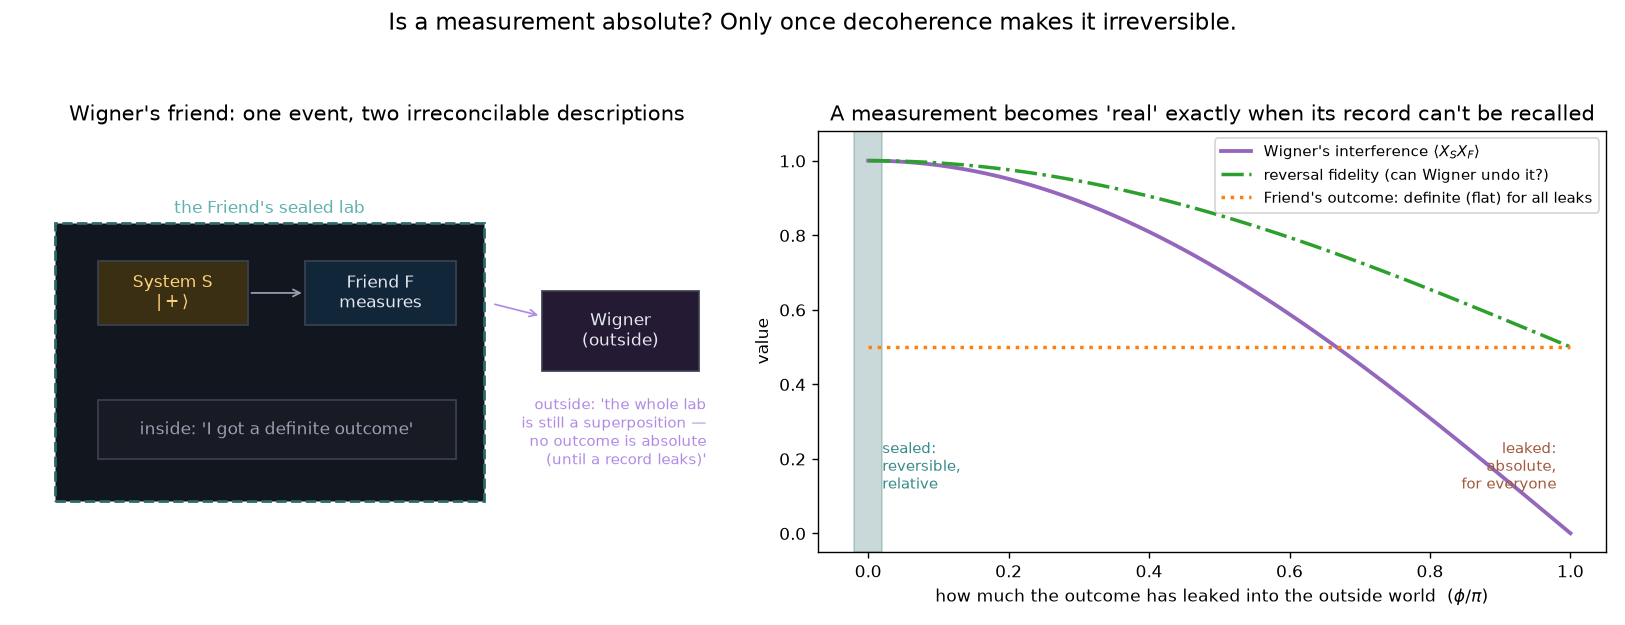

The script that saved this image:
"""
Experiment 9 — Wigner's friend: is a measurement absolute, or relative to the observer?
The capstone of the measurement-problem thread (Wigner 1961; extended/reversible
version tested with photons by Proietti et al. 2019).

Three qubits: S = system, F = the Friend (sealed in an isolated lab), E = the
outside environment that a record could leak into.

  1. System starts in |+> = (|0>+|1>)/sqrt2.
  2. The Friend MEASURES S = a CNOT(S -> F).  From INSIDE, the Friend now holds a
     definite outcome.  From OUTSIDE, the sealed lab is one big superposition:
     (|0>_S|0>_F + |1>_S|1>_F)/sqrt2 -- a "measurement" that is still unitary.
  3. A leak of strength phi entangles the outcome with E (controlled rotation
     S -> E): <e0|e1> = cos(phi/2).  phi=0 sealed lab; phi=pi record fully escaped.

Two viewpoints, both computed exactly:
  FRIEND: reduced state of S is ALWAYS I/2 (diagonal, 50/50) -- from the Friend's
          side an outcome definitely happened, for every phi.
  WIGNER: treats S+F as one quantum object and runs an interference test
          <X_S X_F>.  On the sealed pure state it reads 1 (a superposition, NO
          absolute outcome yet); it falls as cos(phi/2) as the record leaks.
  REVERSIBILITY: with phi=0 Wigner can UNDO the Friend's measurement (reverse
          CNOT) -> S back to |+>, Friend's memory blanked (fidelity 1). Once the
          record has leaked (phi>0) the undo fails -> the outcome becomes absolute.

Punchline: "did a measurement happen?" has no observer-independent answer until a
record has irreversibly leaked. Measurement is relative; decoherence is what makes
it absolute -- the same reversibility boundary from experiments 2 & 6, now aimed
straight at the measurement problem.
"""
import numpy as np
import matplotlib
matplotlib.use("Agg")
import matplotlib.pyplot as plt

# ---- 3-qubit machinery, amplitudes ordered |S F E> ----
I2 = np.eye(2); X = np.array([[0, 1.], [1, 0]])
def kron3(a, b, c): return np.kron(a, np.kron(b, c))
def cnot(ctrl, tgt):
    G = np.zeros((8, 8))
    for s in range(8):
        b = [(s >> 2) & 1, (s >> 1) & 1, s & 1]
        if b[ctrl]: b[tgt] ^= 1
        G[(b[0] << 2) | (b[1] << 1) | b[2], s] = 1
    return G
def crot(ctrl, tgt, phi):
    """controlled Ry(phi): rotate tgt by phi iff ctrl=1."""
    c, s = np.cos(phi/2), np.sin(phi/2)
    G = np.zeros((8, 8))
    for st in range(8):
        b = [(st >> 2) & 1, (st >> 1) & 1, st & 1]
        if not b[ctrl]:
            G[st, st] = 1
        else:
            for t in (0, 1):
                bb = b.copy(); bb[tgt] = t
                j = (bb[0] << 2) | (bb[1] << 1) | bb[2]
                G[j, st] += (c if t == b[tgt] else (s if t > b[tgt] else -s))
    return G

CNOT_SF = cnot(0, 1)
XSXF = kron3(X, X, I2)

def reduced(psi, keep):
    """reduced density matrix over the qubits in `keep` (subset of {0,1,2})."""
    T = psi.reshape(2, 2, 2)
    rest = [q for q in range(3) if q not in keep]
    A = np.transpose(T, keep + rest).reshape(2**len(keep), -1)
    return A @ A.conj().T

phis = np.linspace(0, np.pi, 61)
Vwig, Sdef, Frev = [], [], []
plus = np.array([1, 1.])/np.sqrt(2)
for phi in phis:
    psi = kron3(plus, np.array([1., 0]), np.array([1., 0]))     # |+>|0>|0>
    psi = CNOT_SF @ psi                                          # Friend measures
    psi = crot(0, 2, phi) @ psi                                  # leak into E
    Vwig.append(np.real(psi.conj() @ XSXF @ psi))               # Wigner's interference
    rhoS = reduced(psi, [0])
    Sdef.append(np.real(rhoS[0, 0] - rhoS[1, 1]))               # Friend: population bias
    psi_undo = CNOT_SF @ psi                                     # Wigner reverses
    tgt = kron3(plus, np.array([1., 0]), None) if False else None
    rhoSF = reduced(psi_undo, [0, 1])
    # fidelity of undone S+F with |+>_S|0>_F
    v = np.kron(plus, np.array([1., 0]))
    Frev.append(np.real(v.conj() @ rhoSF @ v))
Vwig, Sdef, Frev = map(np.array, (Vwig, Sdef, Frev))

print("WIGNER'S FRIEND — exact 3-qubit simulation:")
print(f"  sealed lab (phi=0):  Wigner interference <X_S X_F> = {Vwig[0]:.4f} (=1: pure superposition, no absolute outcome)")
print(f"                       Friend's S bias |0>-|1|       = {Sdef[0]:.4f} (=0: a definite 50/50 outcome for the Friend)")
print(f"                       reversal fidelity to |+>|0>   = {Frev[0]:.4f} (=1: Wigner can UNDO the measurement)")
print(f"  leaked  (phi=pi):    Wigner interference           = {Vwig[-1]:.4f} (=0: now an absolute, classical outcome)")
print(f"                       reversal fidelity             = {Frev[-1]:.4f} (=1/2: undo fails, outcome is locked in)")
print(f"  check Vwig == cos(phi/2): max dev = {np.max(np.abs(Vwig-np.cos(phis/2))):.2e}")
print(f"  check Friend always definite: max |bias| = {np.max(np.abs(Sdef)):.2e}")

# ---------------- figure ----------------
fig = plt.figure(figsize=(13, 5))
gs = fig.add_gridspec(1, 2, width_ratios=[1, 1.1])

axS = fig.add_subplot(gs[0]); axS.axis("off"); axS.set_xlim(0, 10); axS.set_ylim(0, 10)
axS.add_patch(plt.Rectangle((0.5, 1.2), 6.0, 6.6, fc="#12161f", ec="#2a6a6a", lw=1.6, ls="--"))
axS.text(3.5, 8.05, "the Friend's sealed lab", color="#5fb0b0", fontsize=10, ha="center")
def box(x, y, w, h, t, fc, tc="#e7e9f0"):
    axS.add_patch(plt.Rectangle((x, y), w, h, fc=fc, ec="#3a4150", lw=1, zorder=2))
    axS.text(x+w/2, y+h/2, t, ha="center", va="center", fontsize=9.5, color=tc, zorder=3)
box(1.1, 5.4, 2.1, 1.5, "System S\n$|+\\rangle$", "#3a2f12", "#ffd27a")
box(4.0, 5.4, 2.1, 1.5, "Friend F\nmeasures", "#12263a")
box(1.1, 2.2, 5.0, 1.4, "inside: 'I got a definite outcome'", "#181b24", "#9aa0b2")
box(7.3, 4.3, 2.2, 1.9, "Wigner\n(outside)", "#241a33")
axS.annotate("", xy=(4.0, 6.15), xytext=(3.2, 6.15), arrowprops=dict(arrowstyle="->", color="#9aa0b2"))
axS.annotate("", xy=(7.3, 5.6), xytext=(6.6, 5.9), arrowprops=dict(arrowstyle="->", color="#b08be6"))
axS.text(9.6, 3.7, "outside: 'the whole lab\nis still a superposition —\nno outcome is absolute\n(until a record leaks)'",
         color="#b08be6", fontsize=8.8, ha="right", va="top")
axS.set_title("Wigner's friend: one event, two irreconcilable descriptions")

ax = fig.add_subplot(gs[1])
ax.plot(phis/np.pi, Vwig, color="tab:purple", lw=2.2, label="Wigner's interference $\\langle X_SX_F\\rangle$")
ax.plot(phis/np.pi, Frev, color="tab:green", lw=2, ls="-.", label="reversal fidelity (can Wigner undo it?)")
ax.plot(phis/np.pi, 0.5+0*phis, color="tab:orange", lw=2, ls=":",
        label="Friend's outcome: definite (flat) for all leaks")
ax.axvspan(-0.02, 0.02, color="#2a6a6a", alpha=0.25)
ax.text(0.02, 0.12, "sealed:\nreversible,\nrelative", fontsize=8.5, color="#3a8a8a")
ax.text(0.98, 0.12, "leaked:\nabsolute,\nfor everyone", fontsize=8.5, color="#a05a3a", ha="right")
ax.set_xlabel("how much the outcome has leaked into the outside world  ($\\phi/\\pi$)")
ax.set_ylabel("value")
ax.set_ylim(-0.05, 1.08)
ax.set_title("A measurement becomes 'real' exactly when its record can't be recalled")
ax.legend(fontsize=8.8, loc="upper right")

fig.suptitle("Is a measurement absolute? Only once decoherence makes it irreversible.", fontsize=13)
fig.tight_layout(rect=[0, 0, 1, 0.93])
fig.savefig("wigner_friend.png", dpi=125)
print("\nsaved -> qsim/wigner_friend.png")
